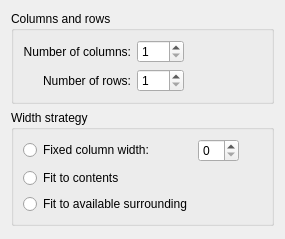
<?xml version="1.0" encoding="UTF-8"?>
<ui version="4.0">
 <class>TableForm</class>
 <widget class="QWidget" name="TableForm">
  <property name="geometry">
   <rect>
    <x>0</x>
    <y>0</y>
    <width>285</width>
    <height>239</height>
   </rect>
  </property>
  <property name="sizePolicy">
   <sizepolicy hsizetype="Preferred" vsizetype="Preferred">
    <horstretch>0</horstretch>
    <verstretch>0</verstretch>
   </sizepolicy>
  </property>
  <property name="windowTitle">
   <string>Form</string>
  </property>
  <layout class="QVBoxLayout" name="verticalLayout">
   <item>
    <widget class="QGroupBox" name="groupLogical">
     <property name="title">
      <string>Columns and rows</string>
     </property>
     <property name="flat">
      <bool>true</bool>
     </property>
     <layout class="QGridLayout" name="gridLayout">
      <item row="0" column="0">
       <widget class="QLabel" name="labelColumns">
        <property name="text">
         <string>Number of columns:</string>
        </property>
        <property name="alignment">
         <set>Qt::AlignRight|Qt::AlignTrailing|Qt::AlignVCenter</set>
        </property>
       </widget>
      </item>
      <item row="0" column="1">
       <widget class="QSpinBox" name="intColumns">
        <property name="minimum">
         <number>1</number>
        </property>
        <property name="maximum">
         <number>999</number>
        </property>
       </widget>
      </item>
      <item row="1" column="0">
       <widget class="QLabel" name="labelRows">
        <property name="text">
         <string>Number of rows:</string>
        </property>
        <property name="alignment">
         <set>Qt::AlignRight|Qt::AlignTrailing|Qt::AlignVCenter</set>
        </property>
       </widget>
      </item>
      <item row="1" column="1">
       <widget class="QSpinBox" name="intRows">
        <property name="frame">
         <bool>true</bool>
        </property>
        <property name="minimum">
         <number>1</number>
        </property>
        <property name="maximum">
         <number>999</number>
        </property>
       </widget>
      </item>
      <item row="0" column="2">
       <spacer name="horizontalSpacer">
        <property name="orientation">
         <enum>Qt::Horizontal</enum>
        </property>
        <property name="sizeHint" stdset="0">
         <size>
          <width>40</width>
          <height>20</height>
         </size>
        </property>
       </spacer>
      </item>
     </layout>
    </widget>
   </item>
   <item>
    <widget class="QGroupBox" name="groupPhysical">
     <property name="title">
      <string>Width strategy</string>
     </property>
     <property name="flat">
      <bool>true</bool>
     </property>
     <layout class="QGridLayout" name="gridLayout_2">
      <item row="0" column="0">
       <widget class="QRadioButton" name="radioFixed">
        <property name="sizePolicy">
         <sizepolicy hsizetype="Minimum" vsizetype="Fixed">
          <horstretch>0</horstretch>
          <verstretch>0</verstretch>
         </sizepolicy>
        </property>
        <property name="text">
         <string>Fixed column width:</string>
        </property>
       </widget>
      </item>
      <item row="1" column="0">
       <widget class="QRadioButton" name="radioFitContents">
        <property name="sizePolicy">
         <sizepolicy hsizetype="Minimum" vsizetype="Fixed">
          <horstretch>0</horstretch>
          <verstretch>0</verstretch>
         </sizepolicy>
        </property>
        <property name="text">
         <string>Fit to contents</string>
        </property>
       </widget>
      </item>
      <item row="2" column="0">
       <widget class="QRadioButton" name="radioFitAvail">
        <property name="sizePolicy">
         <sizepolicy hsizetype="Minimum" vsizetype="Fixed">
          <horstretch>0</horstretch>
          <verstretch>0</verstretch>
         </sizepolicy>
        </property>
        <property name="text">
         <string>Fit to available surrounding</string>
        </property>
       </widget>
      </item>
      <item row="0" column="1">
       <widget class="QSpinBox" name="spinBox">
        <property name="sizePolicy">
         <sizepolicy hsizetype="Fixed" vsizetype="Preferred">
          <horstretch>0</horstretch>
          <verstretch>0</verstretch>
         </sizepolicy>
        </property>
       </widget>
      </item>
      <item row="0" column="2">
       <spacer name="horizontalSpacer_2">
        <property name="orientation">
         <enum>Qt::Horizontal</enum>
        </property>
        <property name="sizeHint" stdset="0">
         <size>
          <width>40</width>
          <height>20</height>
         </size>
        </property>
       </spacer>
      </item>
     </layout>
    </widget>
   </item>
   <item>
    <spacer name="spacer">
     <property name="orientation">
      <enum>Qt::Vertical</enum>
     </property>
     <property name="sizeHint" stdset="0">
      <size>
       <width>68</width>
       <height>1</height>
      </size>
     </property>
    </spacer>
   </item>
  </layout>
 </widget>
 <resources/>
 <connections/>
</ui>
